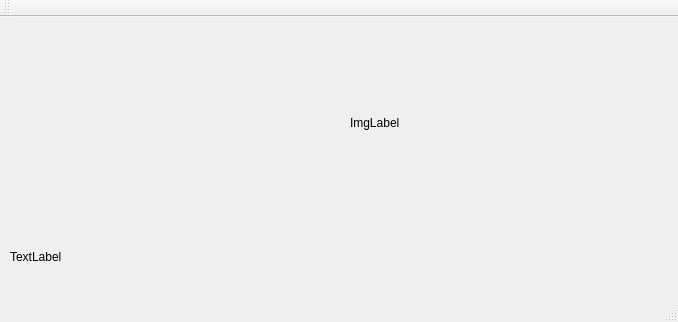
<?xml version="1.0" encoding="UTF-8"?>
<ui version="4.0">
 <class>MainWindow</class>
 <widget class="QMainWindow" name="MainWindow">
  <property name="geometry">
   <rect>
    <x>0</x>
    <y>0</y>
    <width>678</width>
    <height>322</height>
   </rect>
  </property>
  <property name="windowTitle">
   <string>MainWindow</string>
  </property>
  <widget class="QWidget" name="centralWidget">
   <widget class="QWidget" name="widget" native="true">
    <property name="geometry">
     <rect>
      <x>270</x>
      <y>150</y>
      <width>120</width>
      <height>80</height>
     </rect>
    </property>
   </widget>
   <widget class="QLabel" name="label">
    <property name="geometry">
     <rect>
      <x>10</x>
      <y>0</y>
      <width>640</width>
      <height>480</height>
     </rect>
    </property>
    <property name="text">
     <string>TextLabel</string>
    </property>
   </widget>
   <widget class="QLabel" name="img">
    <property name="geometry">
     <rect>
      <x>350</x>
      <y>20</y>
      <width>141</width>
      <height>171</height>
     </rect>
    </property>
    <property name="text">
     <string>ImgLabel</string>
    </property>
   </widget>
  </widget>
  <widget class="QMenuBar" name="menuBar">
   <property name="geometry">
    <rect>
     <x>0</x>
     <y>0</y>
     <width>678</width>
     <height>23</height>
    </rect>
   </property>
  </widget>
  <widget class="QToolBar" name="mainToolBar">
   <attribute name="toolBarArea">
    <enum>TopToolBarArea</enum>
   </attribute>
   <attribute name="toolBarBreak">
    <bool>false</bool>
   </attribute>
  </widget>
  <widget class="QStatusBar" name="statusBar"/>
 </widget>
 <layoutdefault spacing="6" margin="11"/>
 <resources/>
 <connections/>
</ui>
